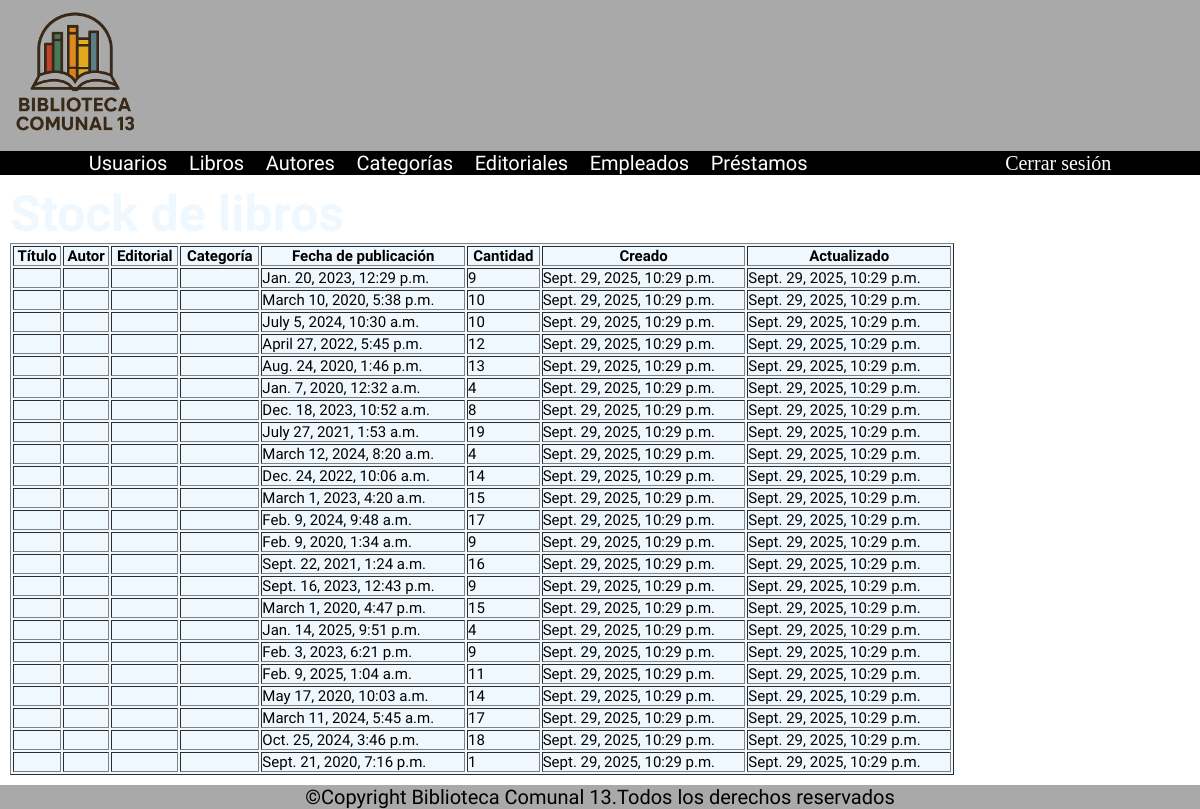
/libros/stock/, run on an earlier commit of the app's database.
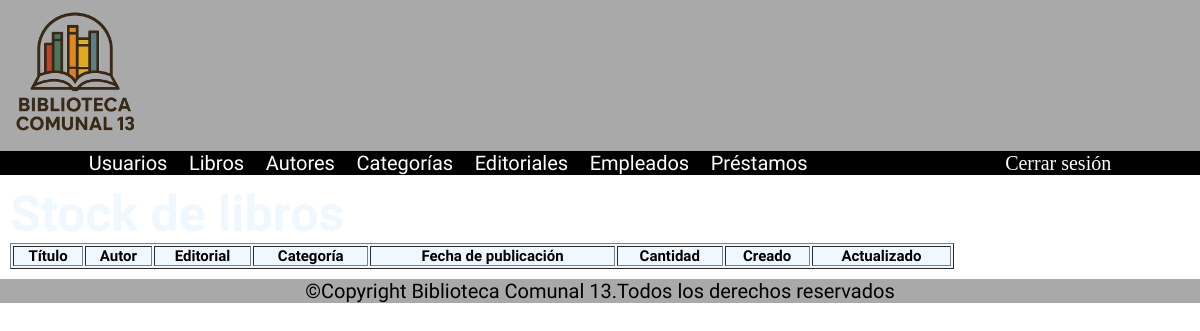
And on a later commit of the database.
### apps/libros/models.py (models this page shows, shortened)
class Libro(models.Model):
    titulo = models.CharField(max_length=200, null=False, blank=False, db_column='titulo_libro')
    autor = models.ForeignKey(Autor, on_delete=models.CASCADE, null=False, blank=False, db_column='nombre_autor')
    editorial = models.ForeignKey(Editorial, on_delete=models.CASCADE, null=False, blank=False, db_column='nombre_editorial')
    categoria = models.ForeignKey(Categoria, on_delete=models.CASCADE, null=False, blank=False, db_column='nombre_categoria')
    fecha_publicacion = models.DateField()
    cantidad = models.IntegerField(null=False, blank=False)
    creado = models.DateTimeField(auto_now_add=True)
    actualizado = models.DateTimeField(auto_now=True)

### apps/libros/views.py (the view)
# urls.py: path('stock/', lista_libros,name='lista_libros')
def lista_libros(request):
    return render(request=request,
                template_name='libros.html',
                context= {"libros": Libro.objects.all()},
                )

### templates/libros.html (shortened to what this page needs)
{% load static %}
<!DOCTYPE html>
<html lang="en">
<head>
    <link rel="stylesheet" href="{% static 'css/styles.css' %}">
</head>
<body>
  <header>
    <img src="{% static './multimedia/logo_BC13.png' %}" width="150">
  </header>
  <nav class="nav__flex font__white">
    <ul class="bona-nova-sc-regular">
      <li><a href="{% url 'lista_usuarios' %}">Usuarios</a></li>
      <li><a href="{% url 'lista_libros' %}">Libros</a></li>
      <li><a href="{% url 'lista_autores' %}">Autores</a></li>
      <li><a href="{% url 'lista_categorias' %}">Categorías</a></li>
      <li><a href="{% url 'lista_editoriales' %}">Editoriales</a></li>
      <li><a href="{% url 'lista_empleados' %}">Empleados</a></li>
      <li><a href="{% url 'lista_prestamos' %}">Préstamos</a></li>
    </ul>
    <a href="{% url 'logout' %}">Cerrar sesión</a>
  </nav>
  <main>
    <h1 class="bona-nova-sc-bold font__white">Stock de libros</h1>
    <table border="1" class="bona-nova-sc-regular">
  <thead>
    <tr>
      <th><strong>Título</strong></th>
      <th><strong>Autor</strong></th>
      <th><strong>Editorial</strong></th>
      <th><strong>Categoría</strong></th>
      <th><strong>Fecha de publicación</strong></th>
      <th><strong>Cantidad</strong></th>
      <th><strong>Creado</strong></th>
      <th><strong>Actualizado</strong></th>
    </tr>
  </thead>
  <tbody>
    {%for libro in libros%}
    <tr>
      <td>{{libro.titulo_libro}}</td>
      <td>{{libro.nombre_autor}}</td>
      <td>{{libro.nombre_editorial}}</td>
      <td>{{libro.nombre_categoria}}</td>
      <td>{{libro.fecha_publicacion}}</td>
      <td>{{libro.cantidad}}</td>
      <td>{{libro.creado}}</td>
      <td>{{libro.actualizado}}</td>
    </tr>
    {% endfor %}
  </tbody>
</table>
  </main>
  <footer>
    <p class="bona-nova-sc-regular align__center">©Copyright Biblioteca Comunal 13.Todos los derechos reservados</p>
  </footer>
</body>
</html>

### static/css/styles.css (style rules this page uses)
* { margin: 0px; padding: 0px; }
html, body { width: 100%; height: 100%; margin: 0; font-size: 62.5%; background-image: url("../multimedia/background.jpg"); background-size: cover; }
main { flex: 1; padding: 1rem; }
header,footer { background-color: darkgrey; }
nav { background-color: black; height: auto; }
.align__center { text-align: center; }
p { font-size: 2rem; }
h1 { font-size: 5rem; }
table { background-color: aliceblue; width: 80%; }
td, th { font-size: 1.5rem; }
.font__white { color: aliceblue; }
.nav__flex { display: flex; justify-content: space-around; align-items: center; }
a { text-decoration: none; color: white; font-size: 2rem; }
ul > li { list-style: none; display: inline; margin-right: 20px; }
.bona-nova-sc-regular { font-family: "Bona Nova SC", serif; font-weight: 400; font-style: normal; }
.bona-nova-sc-bold { font-family: "Bona Nova SC", serif; font-weight: 700; font-style: normal; }
@media (min-width: 1024px) and (max-width: 1279px) { .nav__flex { flex-direction: row; justify-content: space-around; } }
@media (min-width: 1024px) and (max-width: 1279px) { a { font-size: 2rem; } }
@media (min-width: 1024px) and (max-width: 1279px) { table { width: 80%; } }
@media (min-width: 1024px) and (max-width: 1279px) { header img { width: 150px; } }

What changed in the data, as far as the page shows it:
removed Libro: fecha_publicacion "Jan. 20, 2023, 12:29 p.m.", cantidad "9", creado "Sept. 29, 2025, 10:29 p.m.", actualizado "Sept. 29, 2025, 10:29 p.m."
removed Libro: fecha_publicacion "March 10, 2020, 5:38 p.m.", cantidad "10", creado "Sept. 29, 2025, 10:29 p.m.", actualizado "Sept. 29, 2025, 10:29 p.m."
removed Libro: fecha_publicacion "July 5, 2024, 10:30 a.m.", cantidad "10", creado "Sept. 29, 2025, 10:29 p.m.", actualizado "Sept. 29, 2025, 10:29 p.m."
removed Libro: fecha_publicacion "April 27, 2022, 5:45 p.m.", cantidad "12", creado "Sept. 29, 2025, 10:29 p.m.", actualizado "Sept. 29, 2025, 10:29 p.m."
removed Libro: fecha_publicacion "Aug. 24, 2020, 1:46 p.m.", cantidad "13", creado "Sept. 29, 2025, 10:29 p.m.", actualizado "Sept. 29, 2025, 10:29 p.m."
removed Libro: fecha_publicacion "Jan. 7, 2020, 12:32 a.m.", cantidad "4", creado "Sept. 29, 2025, 10:29 p.m.", actualizado "Sept. 29, 2025, 10:29 p.m."
removed Libro: fecha_publicacion "Dec. 18, 2023, 10:52 a.m.", cantidad "8", creado "Sept. 29, 2025, 10:29 p.m.", actualizado "Sept. 29, 2025, 10:29 p.m."
removed Libro: fecha_publicacion "July 27, 2021, 1:53 a.m.", cantidad "19", creado "Sept. 29, 2025, 10:29 p.m.", actualizado "Sept. 29, 2025, 10:29 p.m."
removed Libro: fecha_publicacion "March 12, 2024, 8:20 a.m.", cantidad "4", creado "Sept. 29, 2025, 10:29 p.m.", actualizado "Sept. 29, 2025, 10:29 p.m."
removed Libro: fecha_publicacion "Dec. 24, 2022, 10:06 a.m.", cantidad "14", creado "Sept. 29, 2025, 10:29 p.m.", actualizado "Sept. 29, 2025, 10:29 p.m."
removed Libro: fecha_publicacion "March 1, 2023, 4:20 a.m.", cantidad "15", creado "Sept. 29, 2025, 10:29 p.m.", actualizado "Sept. 29, 2025, 10:29 p.m."
removed Libro: fecha_publicacion "Feb. 9, 2024, 9:48 a.m.", cantidad "17", creado "Sept. 29, 2025, 10:29 p.m.", actualizado "Sept. 29, 2025, 10:29 p.m."
removed Libro: fecha_publicacion "Feb. 9, 2020, 1:34 a.m.", cantidad "9", creado "Sept. 29, 2025, 10:29 p.m.", actualizado "Sept. 29, 2025, 10:29 p.m."
removed Libro: fecha_publicacion "Sept. 22, 2021, 1:24 a.m.", cantidad "16", creado "Sept. 29, 2025, 10:29 p.m.", actualizado "Sept. 29, 2025, 10:29 p.m."
removed Libro: fecha_publicacion "Sept. 16, 2023, 12:43 p.m.", cantidad "9", creado "Sept. 29, 2025, 10:29 p.m.", actualizado "Sept. 29, 2025, 10:29 p.m."
removed Libro: fecha_publicacion "March 1, 2020, 4:47 p.m.", cantidad "15", creado "Sept. 29, 2025, 10:29 p.m.", actualizado "Sept. 29, 2025, 10:29 p.m."
removed Libro: fecha_publicacion "Jan. 14, 2025, 9:51 p.m.", cantidad "4", creado "Sept. 29, 2025, 10:29 p.m.", actualizado "Sept. 29, 2025, 10:29 p.m."
removed Libro: fecha_publicacion "Feb. 3, 2023, 6:21 p.m.", cantidad "9", creado "Sept. 29, 2025, 10:29 p.m.", actualizado "Sept. 29, 2025, 10:29 p.m."
removed Libro: fecha_publicacion "Feb. 9, 2025, 1:04 a.m.", cantidad "11", creado "Sept. 29, 2025, 10:29 p.m.", actualizado "Sept. 29, 2025, 10:29 p.m."
removed Libro: fecha_publicacion "May 17, 2020, 10:03 a.m.", cantidad "14", creado "Sept. 29, 2025, 10:29 p.m.", actualizado "Sept. 29, 2025, 10:29 p.m."
removed Libro: fecha_publicacion "March 11, 2024, 5:45 a.m.", cantidad "17", creado "Sept. 29, 2025, 10:29 p.m.", actualizado "Sept. 29, 2025, 10:29 p.m."
removed Libro: fecha_publicacion "Oct. 25, 2024, 3:46 p.m.", cantidad "18", creado "Sept. 29, 2025, 10:29 p.m.", actualizado "Sept. 29, 2025, 10:29 p.m."
removed Libro: fecha_publicacion "Sept. 21, 2020, 7:16 p.m.", cantidad "1", creado "Sept. 29, 2025, 10:29 p.m.", actualizado "Sept. 29, 2025, 10:29 p.m."
